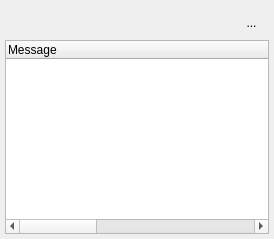
  <widget class="QDockWidget" name="logDockWidget">
   <property name="minimumSize">
    <size>
     <width>274</width>
     <height>239</height>
    </size>
   </property>
   <property name="floating">
    <bool>true</bool>
   </property>
   <property name="features">
    <set>QDockWidget::AllDockWidgetFeatures</set>
   </property>
   <property name="allowedAreas">
    <set>Qt::NoDockWidgetArea</set>
   </property>
   <property name="windowTitle">
    <string>Logs</string>
   </property>
   <attribute name="dockWidgetArea">
    <number>1</number>
   </attribute>
   <widget class="QWidget" name="dockWidgetContents">
    <layout class="QVBoxLayout" name="verticalLayout_12">
     <property name="spacing">
      <number>0</number>
     </property>
     <property name="leftMargin">
      <number>5</number>
     </property>
     <property name="topMargin">
      <number>5</number>
     </property>
     <property name="rightMargin">
      <number>5</number>
     </property>
     <property name="bottomMargin">
      <number>5</number>
     </property>
     <item>
      <layout class="QHBoxLayout" name="horizontalLayout_16">
       <property name="spacing">
        <number>0</number>
       </property>
       <item>
        <spacer name="horizontalSpacer_2">
         <property name="orientation">
          <enum>Qt::Horizontal</enum>
         </property>
         <property name="sizeHint" stdset="0">
          <size>
           <width>40</width>
           <height>20</height>
          </size>
         </property>
        </spacer>
       </item>
       <item>
        <widget class="QToolButton" name="copyLogsToClipboard">
         <property name="toolTip">
          <string>Copy to clipboard</string>
         </property>
         <property name="styleSheet">
          <string notr="true">QToolButton { 
     border-style: inset;
     border-width: 1px;
    border-radius:5px;
padding: 3px;
     min-height: 24px;
     min-width: 24px;
     border-color: transparent;
     background: transparent;
}

QToolButton:pressed { 
     border-color: palette(dark);
}
</string>
         </property>
         <property name="icon">
          <iconset resource="../icons.qrc">
           <normaloff>:/glmixer/icons/textcopy.png</normaloff>:/glmixer/icons/textcopy.png</iconset>
         </property>
         <property name="iconSize">
          <size>
           <width>24</width>
           <height>24</height>
          </size>
         </property>
        </widget>
       </item>
       <item>
        <widget class="QToolButton" name="toolButtonClearLogs">
         <property name="toolTip">
          <string>Clear</string>
         </property>
         <property name="styleSheet">
          <string notr="true">QToolButton { 
     border-style: inset;
     border-width: 1px;
    border-radius:5px;
padding: 3px;
     min-height: 24px;
     min-width: 24px;
     border-color: transparent;
     background: transparent;
}

QToolButton:pressed { 
     border-color: palette(dark);
}
</string>
         </property>
         <property name="text">
          <string>...</string>
         </property>
         <property name="icon">
          <iconset resource="../icons.qrc">
           <normaloff>:/glmixer/icons/clean.png</normaloff>:/glmixer/icons/clean.png</iconset>
         </property>
         <property name="iconSize">
          <size>
           <width>24</width>
           <height>24</height>
          </size>
         </property>
        </widget>
       </item>
      </layout>
     </item>
     <item>
      <widget class="QTreeWidget" name="logTexts">
       <property name="toolTip">
        <string>Logs of GLMixer events.</string>
       </property>
       <property name="editTriggers">
        <set>QAbstractItemView::NoEditTriggers</set>
       </property>
       <property name="showDropIndicator" stdset="0">
        <bool>false</bool>
       </property>
       <property name="alternatingRowColors">
        <bool>true</bool>
       </property>
       <property name="selectionMode">
        <enum>QAbstractItemView::NoSelection</enum>
       </property>
       <property name="textElideMode">
        <enum>Qt::ElideMiddle</enum>
       </property>
       <property name="rootIsDecorated">
        <bool>false</bool>
       </property>
       <property name="uniformRowHeights">
        <bool>true</bool>
       </property>
       <property name="itemsExpandable">
        <bool>false</bool>
       </property>
       <property name="wordWrap">
        <bool>true</bool>
       </property>
       <property name="expandsOnDoubleClick">
        <bool>false</bool>
       </property>
       <attribute name="headerVisible">
        <bool>true</bool>
       </attribute>
       <attribute name="headerDefaultSectionSize">
        <number>400</number>
       </attribute>
       <attribute name="headerMinimumSectionSize">
        <number>200</number>
       </attribute>
       <column>
        <property name="text">
         <string>Message</string>
        </property>
       </column>
       <column>
        <property name="text">
         <string>Origin</string>
        </property>
       </column>
      </widget>
     </item>
    </layout>
   </widget>
  </widget>
